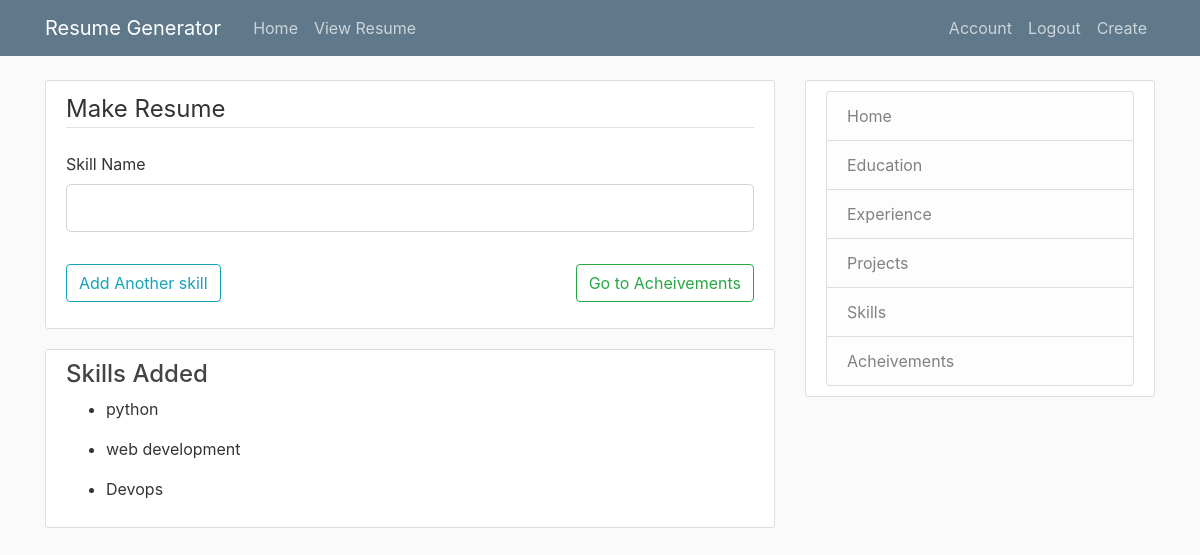
The app's page /resume/new/skills (signed in) with its own data.
### resume/models.py (models this page shows)
class skills(db.Model):
    id = db.Column(db.Integer, primary_key=True)
    skillname = db.Column(db.String(100),nullable=False)
    user_id= db.Column(db.Integer,db.ForeignKey('user.id'),nullable=False)

### resume/routes.py (the view)
@app.route("/resume/new/skills",methods=['GET','POST'])
@login_required
def postskills():
    form = usersk()
    skillsadded = skills.query.filter_by(skill=current_user).all()
    if form.validate_on_submit():
        sk = skills(skillname=form.skillname.data,skill=current_user)
        db.session.add(sk)
        db.session.commit()
        return redirect(url_for("postskills"))
    return render_template("skills.html",title="Skills",form=form,skillsadded=skillsadded)

### resume/forms.py
class usersk(FlaskForm):
    skillname = StringField("Skill Name",
        validators=[DataRequired(),Length(min=3)])
    submit = SubmitField("Add Another skill")

### resume/models.py (called while the page is built)
@login_manager.user_loader
def load_user(id):
    return user.query.get(int(id))

### resume/templates/skills.html (shortened to what this page needs)
{%  extends "layout.html" %}
{% block content %}
<div class="content-section">
    <form method="POST" action="">
        <fieldset class="form-group" id="cloneunder">
            <legend class="border-bottom mb-4">Make Resume</legend>
            <div class="form-group" id="skillclass">
                {{ form.skillname.label(class="form-control-label") }}
                {% if form.skillname.errors %}
                    {{ form.skillname(class="form-control form-control-lg is-invalid") }}
                <div class="invalid-feedback">
                    {% for error in form.skillname.errors %}
                    <span>{{error}} </span>
                    {% endfor %}
                </div>
                {% else %}
                {{ form.skillname(class="form-control form-control-lg") }}
                {% endif %}
            </div>
            </fieldset>
            <a href="/resume/new/acheive" class="btn btn-outline-success" style="float: right;">Go to  Acheivements</a>
            <div class="form-group">
                {{ form.submit(class="btn btn-outline-info") }}
            </div>
    </form>
</div>
{% if skillsadded %}
    <div class="content-section">
        <h4>Skills Added </h4>
        {% for skills in skillsadded %}
        <ul>
            <li> {{ skills.skillname }} </li>
        </ul>
        {% endfor %}
    </div>
{% endif %}
{%  endblock content  %}

### resume/static/main.css (style rules this page uses)
body { background: #fafafa; color: #333333; margin-top: 5rem; }
h1, h2, h3, h4, h5, h6 { color: #444444; }
.content-section { background: #ffffff; padding: 10px 20px; border: 1px solid #dddddd; border-radius: 3px; margin-bottom: 20px; }

### records on screen
skills: skillname "python"
skills: skillname "web development"
skills: skillname "Devops"
